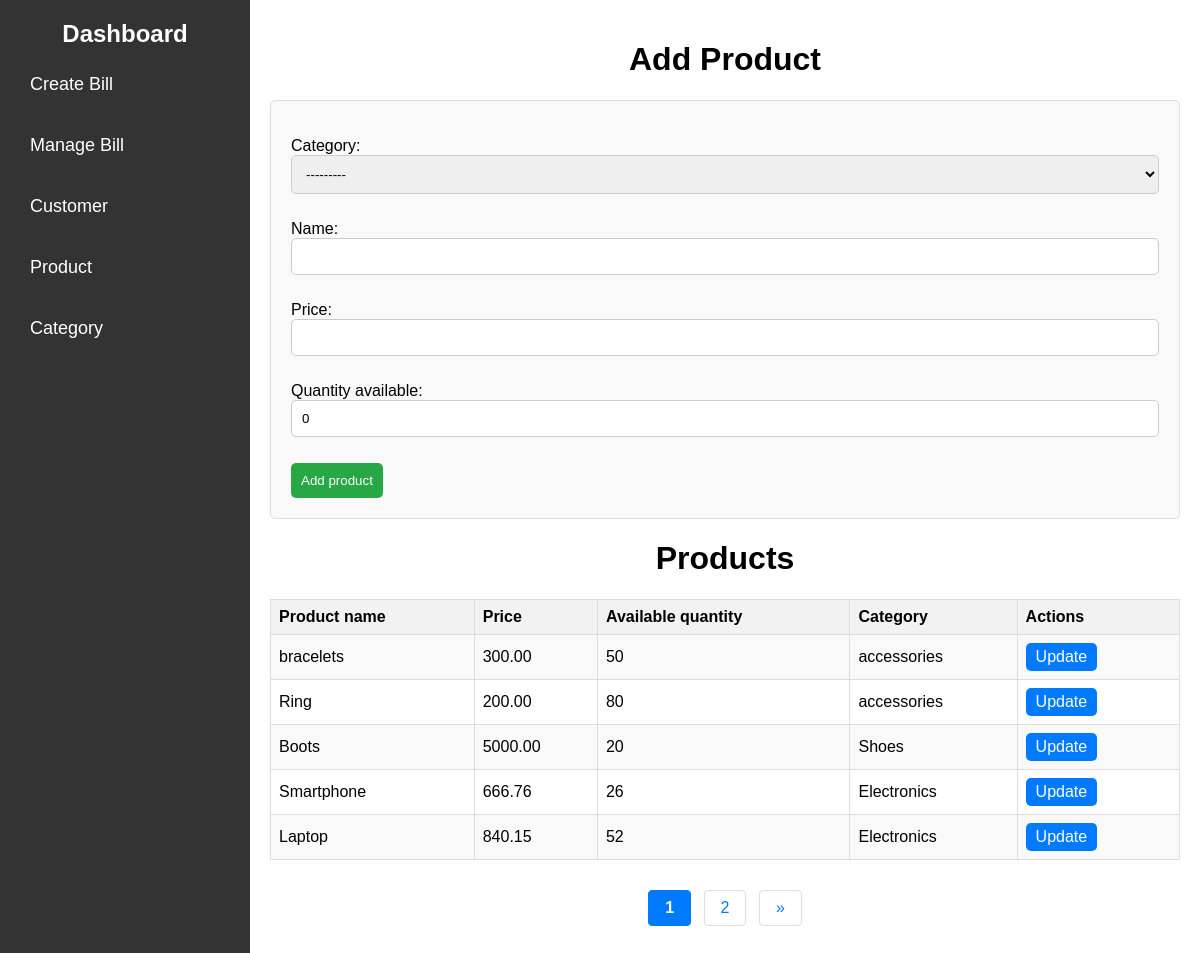
Page /product_list/ on the committed database.
### invoice/models.py (models this page shows, shortened)
class Category(models.Model):
    name = models.CharField(max_length=100)
    def __str__(self):
        return self.name

class Product(models.Model):
    category = models.ForeignKey(Category, on_delete=models.CASCADE)
    name = models.CharField(max_length=100)
    price = models.DecimalField(max_digits=10, decimal_places=2)
    quantity_available = models.PositiveIntegerField(default=0)

### invoice/views.py (the view)
# urls.py: path('product_list/', views.product_list, name='product_list'),
def product_list(request):
    if request.method == 'POST':
        formp = ProductForm(request.POST)
        if formp.is_valid():
            formp.save()
            return redirect('product_list')
    else:
        formp = ProductForm()
    products = Product.objects.all()
    page_obj = paginate_queryset(request,products)
    return render(request, 'add_product.html', {'formp': formp, 'page_obj': page_obj})

### invoice/forms.py
class ProductForm(forms.ModelForm):
    class Meta:
        model = Product
        fields = ['category', 'name', 'price', 'quantity_available']

### invoice/page.py (called while the page is built)
def paginate_queryset(request, queryset, per_page=5):
    paginator = Paginator(queryset, per_page)
    page_number = request.GET.get('page')
    try:
        page_obj = paginator.get_page(page_number)
    except PageNotAnInteger:
        page_obj = paginator.page(1)
    except EmptyPage:
        page_obj = paginator.page(paginator.num_pages)
    return page_obj

### invoice/templates/add_product.html (shortened to what this page needs)
{% extends 'home.html' %}
{% load static %}
{% block css %}
<link rel="stylesheet" href="{% static 'invoice/css/products.css' %}">
{% endblock %}
{% block content %}
<h1>Add Product</h1>
<form method="post" class="add-product-form">
    {{ formp.as_p }}
    <button type="submit">Add product</button>
</form>
    <h1>Products</h1>
    <table class="product-table">
        <tr>
            <th>Product name</th>
            <th>Price</th>
            <th>Available quantity</th>
            <th>Category</th>
            <th>Actions</th>
        </tr>
        {% for product in page_obj.object_list %}
        <tr>
            <td>{{ product.name }}</td>
            <td>{{ product.price }}</td>
            <td>{{ product.quantity_available }}</td>
            <td>{{ product.category }}</td>
            <td class="product-links">
                <a href="product_update/{{ product.id }}">Update</a>
            </td>
        </tr>
        {% endfor %}
    </table>
    <center>
        <div class="pagination">
            {% for num in page_obj.paginator.page_range %}
                {% if page_obj.number == num %}
                    <strong class="pagination-current">{{ num }}</strong>
                {% elif num > page_obj.number|add:'-2' and num < page_obj.number|add:'2' %}
                    <a href="?page={{ num }}" class="pagination-link">{{ num }}</a>
                {% endif %}
            {% endfor %}
            {% if page_obj.has_next %}
                <a href="?page={{ page_obj.next_page_number }}" class="pagination-link">»</a>
            {% endif %}
        </div>
    </center>
{% endblock %}

### invoice/static/invoice/css/base.css (style rules this page uses)
body { margin: 0; padding: 0; font-family: Arial, sans-serif; }
h1 { text-align: center; }

### invoice/static/invoice/css/products.css (style rules this page uses)
.product-table { width: 100%; border-collapse: collapse; margin-bottom: 20px; }
.product-table th, .product-table td { border: 1px solid #ddd; padding: 8px; text-align: left; }
.product-table th { background-color: #f2f2f2; }
.product-table tr:nth-child(even) { background-color: #f9f9f9; }
.product-links a { display: inline-block; margin-right: 10px; padding: 5px 10px; text-decoration: none; background-color: #007bff; color: white; border-radius: 5px; }
.add-product-form input[type="text"], .add-product-form input[type="number"], .add-product-form select { width: 100%; padding: 10px; margin-bottom: 10px; box-sizing: border-box; border: 1px solid #ccc; border-radius: 5px; }
.add-product-form button[type="submit"] { width: auto; padding: 10px; background-color: #28a745; color: white; border: none; border-radius: 5px; cursor: pointer; transition: background-color 0.3s; }
h1 { text-align: center; }
.add-product-form { margin-top: 20px; max-width: 1000px; margin: 0 auto; padding: 20px; background-color: #f9f9f9; border: 1px solid #ddd; border-radius: 5px; }
.pagination { display: inline-block; padding: 10px 0; text-align: center; }
.pagination-link, .pagination-current { color: #007bff; display: inline-block; padding: 8px 16px; text-decoration: none; transition: background-color .3s; margin: 0 4px; border: 1px solid #ddd; border-radius: 4px; }
.pagination-current { background-color: #007bff; color: white; border: 1px solid #007bff; }

### rows in the picture
Product: name "bracelets", price "300.00", quantity_available "50", category "accessories"
Product: name "Ring", price "200.00", quantity_available "80", category "accessories"
Product: name "Boots", price "5000.00", quantity_available "20", category "Shoes"
Product: name "Smartphone", price "666.76", quantity_available "26", category "Electronics"
Product: name "Laptop", price "840.15", quantity_available "52", category "Electronics"

### other values in the picture
{{ num }} "1"
{{ num }} "2"
